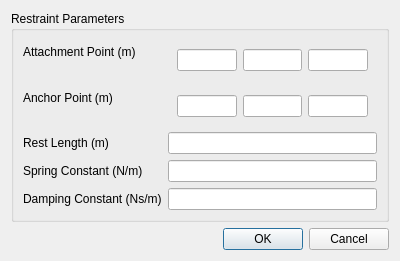
<?xml version="1.0" encoding="UTF-8"?>
<ui version="4.0">
 <class>TranslationalSpringDialog</class>
 <widget class="QDialog" name="TranslationalSpringDialog">
  <property name="geometry">
   <rect>
    <x>0</x>
    <y>0</y>
    <width>400</width>
    <height>250</height>
   </rect>
  </property>
  <property name="windowTitle">
   <string>Translational Spring</string>
  </property>
  <layout class="QVBoxLayout" name="verticalLayout">
   <item>
    <widget class="QGroupBox" name="groupBox">
     <property name="title">
      <string>Restraint Parameters</string>
     </property>
     <layout class="QFormLayout" name="formLayout">
      <item row="0" column="0">
       <widget class="QLabel" name="attachmentPointLabel">
        <property name="text">
         <string>Attachment Point (m)</string>
        </property>
       </widget>
      </item>
      <item row="0" column="1">
       <widget class="QWidget" name="attachmentPointWidget" native="true">
        <layout class="QHBoxLayout" name="attachmentPointLayout">
         <item>
          <widget class="QLineEdit" name="attachmentPointX"/>
         </item>
         <item>
          <widget class="QLineEdit" name="attachmentPointY"/>
         </item>
         <item>
          <widget class="QLineEdit" name="attachmentPointZ"/>
         </item>
        </layout>
       </widget>
      </item>
      <item row="1" column="0">
       <widget class="QLabel" name="anchorPointLabel">
        <property name="text">
         <string>Anchor Point (m)</string>
        </property>
       </widget>
      </item>
      <item row="1" column="1">
       <widget class="QWidget" name="anchorPointWidget" native="true">
        <layout class="QHBoxLayout" name="anchorPointLayout">
         <item>
          <widget class="QLineEdit" name="anchorPointX"/>
         </item>
         <item>
          <widget class="QLineEdit" name="anchorPointY"/>
         </item>
         <item>
          <widget class="QLineEdit" name="anchorPointZ"/>
         </item>
        </layout>
       </widget>
      </item>
      <item row="2" column="0">
       <widget class="QLabel" name="restLengthLabel">
        <property name="text">
         <string>Rest Length (m)</string>
        </property>
       </widget>
      </item>
      <item row="2" column="1">
       <widget class="QLineEdit" name="restLength"/>
      </item>
      <item row="3" column="0">
       <widget class="QLabel" name="springConstantLabel">
        <property name="text">
         <string>Spring Constant (N/m)</string>
        </property>
       </widget>
      </item>
      <item row="3" column="1">
       <widget class="QLineEdit" name="springConstant"/>
      </item>
      <item row="4" column="0">
       <widget class="QLabel" name="dampingConstantLabel">
        <property name="text">
         <string>Damping Constant (Ns/m)</string>
        </property>
       </widget>
      </item>
      <item row="4" column="1">
       <widget class="QLineEdit" name="dampingConstant"/>
      </item>
     </layout>
    </widget>
   </item>
   <item>
    <widget class="QDialogButtonBox" name="buttonBox">
     <property name="standardButtons">
      <set>QDialogButtonBox::Cancel|QDialogButtonBox::Ok</set>
     </property>
    </widget>
   </item>
  </layout>
 </widget>
 <resources/>
 <connections/>
</ui>
